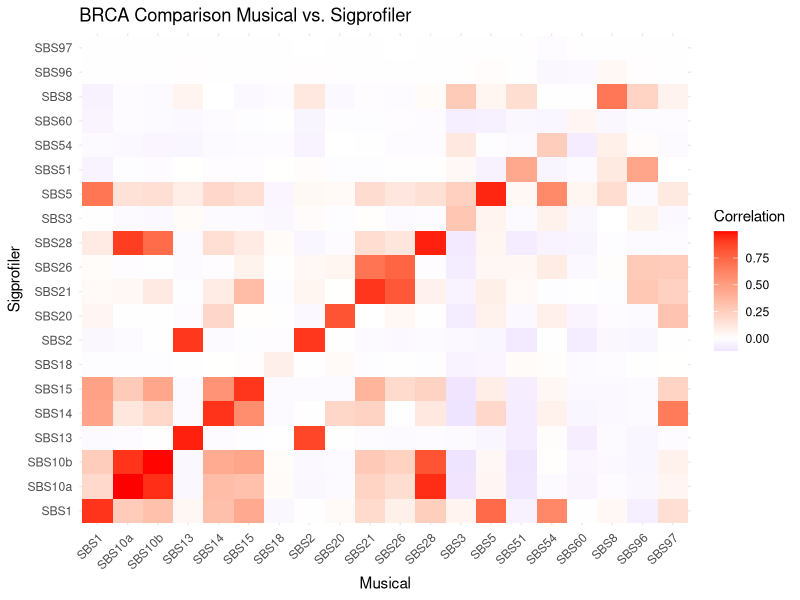
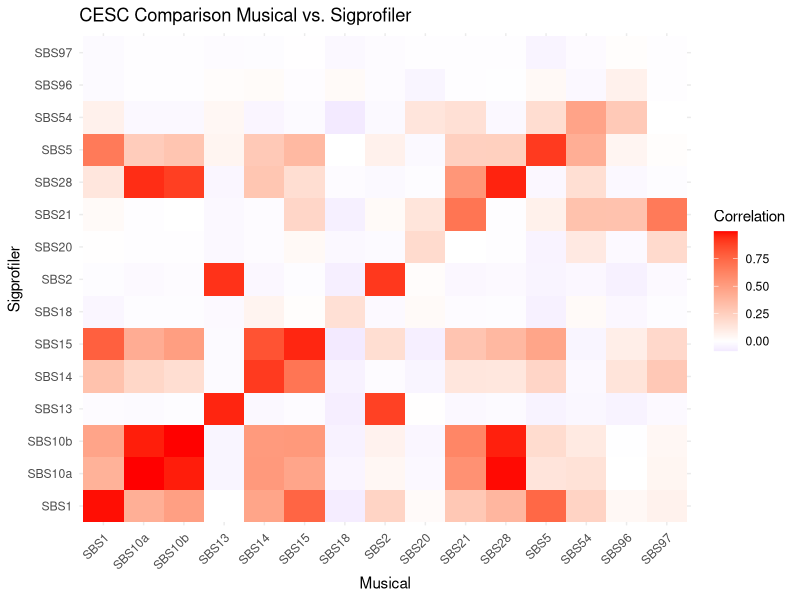
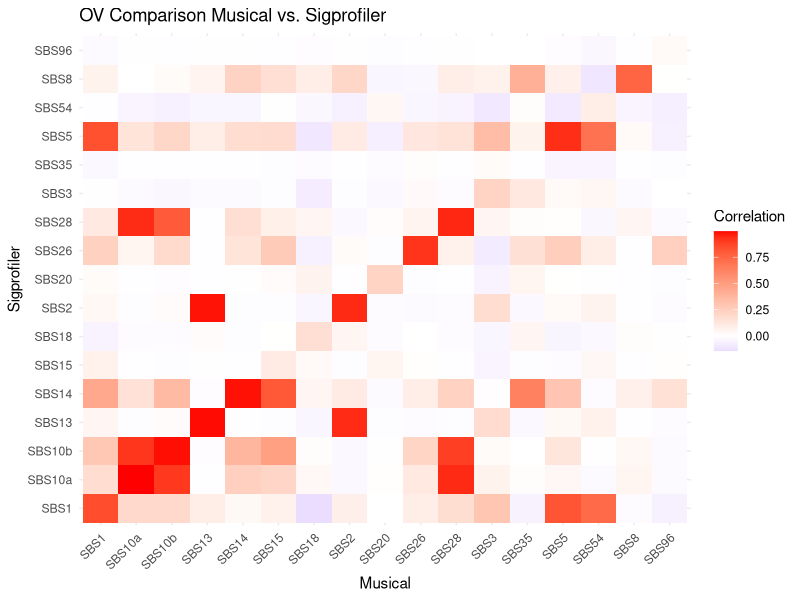
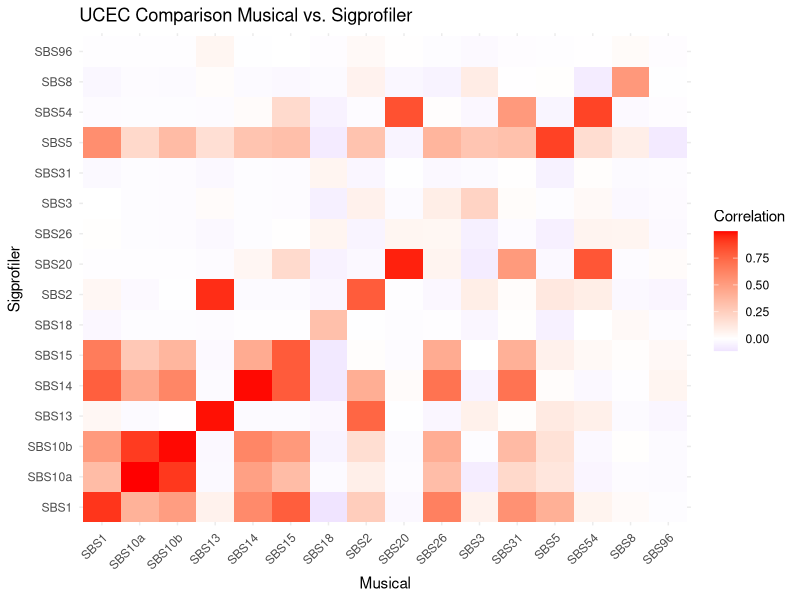
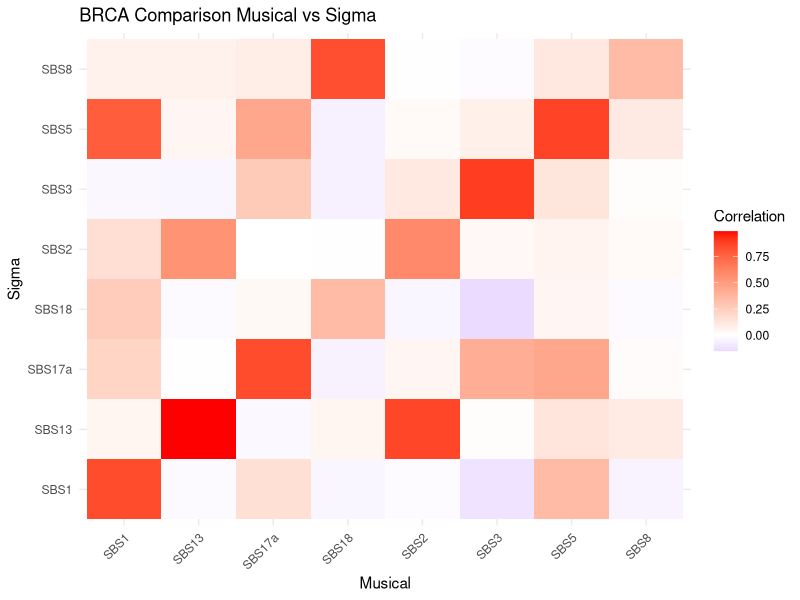
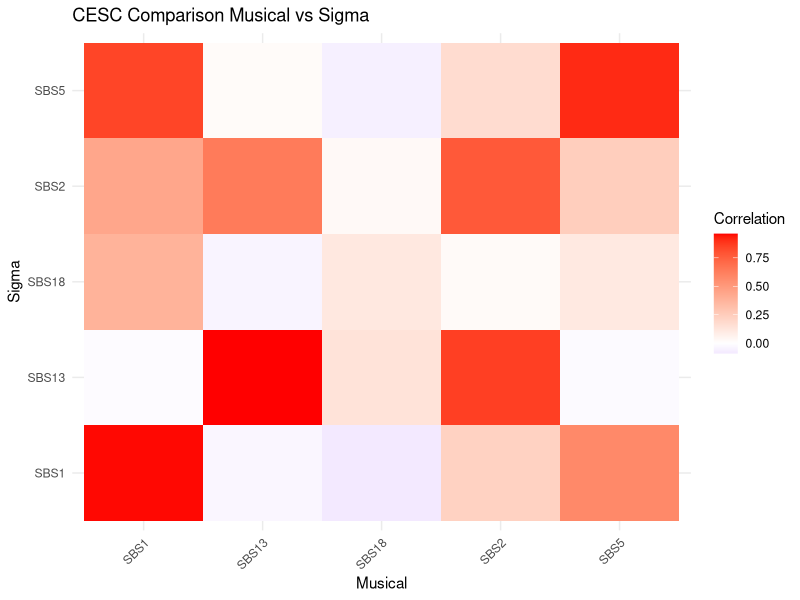
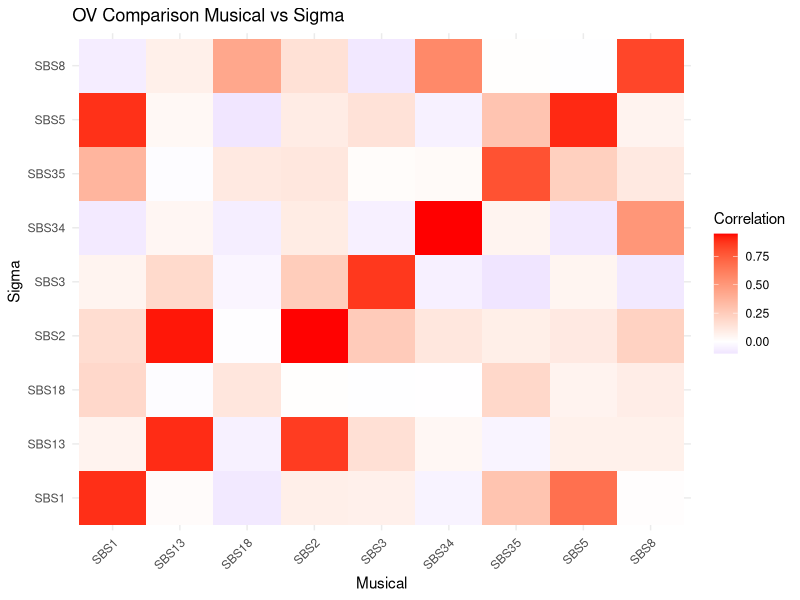
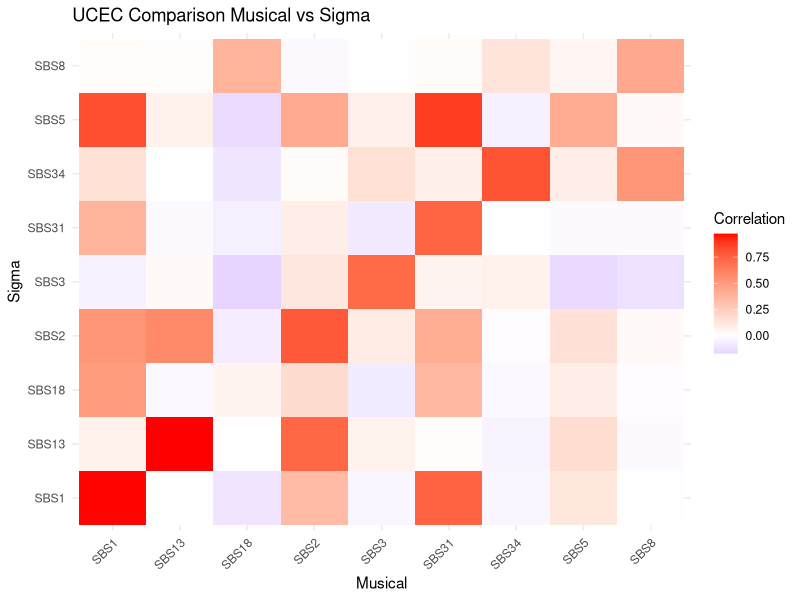

These figures' R source, in order:
## ---- chunk 1
knitr::opts_chunk$set(echo = TRUE)
setwd("/Users/adamwalker/Github_Desktop/Spring_2025/Advanced_integrative_omics")

## ---- chunk 2

library(tidyverse)

## ---- chunk 3

## Write a function to drop any columns that are all 0's
drop_zero_cols <- function(df) {
  df %>%
    select(where(~ any(. != 0)))
}

## Musical data
m_brca <- drop_zero_cols(read_csv("Final_input_matrices/Musically/brca_combined_H.csv"))
m_cesc <- drop_zero_cols(read_csv("Final_input_matrices/Musically/cesc_combined_H.csv"))
m_ov <- drop_zero_cols(read_csv("Final_input_matrices/Musically/ov_combined_H.csv"))
m_ucec <- drop_zero_cols(read_csv("Final_input_matrices/Musically/ucec_combined_H.csv"))

## Sigma data but na's are translated to 0's
s_brca <- drop_zero_cols(read_csv("Final_input_matrices/Sigma/250508_UseThis_SigMATCGA-BRCA.csv")) %>%
  mutate(across(everything(), ~ replace_na(., 0))) %>%
  ## Change column names from having "Signature_" to "SBS"
  rename_with(~ str_replace(., "Signature_", "SBS"), everything())
s_cesc <- drop_zero_cols(read_csv("Final_input_matrices/Sigma/250508_UseThis_SigMATCGA-CESC.csv")) %>%
  mutate(across(everything(), ~ replace_na(., 0))) %>%
  ## Change column names from having "Signature_" to "SBS"
  rename_with(~ str_replace(., "Signature_", "SBS"), everything())
s_ov <- drop_zero_cols(read_csv("Final_input_matrices/Sigma/250508_UseThis_SigMATCGA-OV.csv")) %>%
  mutate(across(everything(), ~ replace_na(., 0))) %>%
  ## Change column names from having "Signature_" to "SBS"
  rename_with(~ str_replace(., "Signature_", "SBS"), everything())
s_ucec <- drop_zero_cols(read_csv("Final_input_matrices/Sigma/250508_UseThis_SigMATCGA-UCEC.csv")) %>%
  mutate(across(everything(), ~ replace_na(., 0))) %>%
  ## Change column names from having "Signature_" to "SBS"
  rename_with(~ str_replace(., "Signature_", "SBS"), everything())


## Sigprofiler data
sp_brca <- drop_zero_cols(read_csv("Final_input_matrices/Sigprofiler/Activities_brca.csv"))
sp_cesc <- drop_zero_cols(read_csv("Final_input_matrices/Sigprofiler/Activities_cesc.csv"))
sp_ov <- drop_zero_cols(read_csv("Final_input_matrices/Sigprofiler/Activities_ov.csv"))
sp_ucec <- drop_zero_cols(read_csv("Final_input_matrices/Sigprofiler/Activities_ucec.csv"))



## ---- chunk 4

## Get the common columns between the two datasets
brca_common_cols <- intersect(colnames(m_brca), colnames(sp_brca))
cesc_common_cols <- intersect(colnames(m_cesc), colnames(sp_cesc))
ov_common_cols <- intersect(colnames(m_ov), colnames(sp_ov))
ucec_common_cols <- intersect(colnames(m_ucec), colnames(sp_ucec))

## Create a function to compare the two datasets
compare_datasets <- function(m_data, sp_data, common_cols) {
  m_data_filtered <- m_data %>%
    select(all_of(common_cols)) %>%
    mutate(across(everything(), as.numeric))
  
  sp_data_filtered <- sp_data %>%
    select(all_of(common_cols)) %>%
    mutate(across(everything(), as.numeric))
  
  comparison <- cor(m_data_filtered, sp_data_filtered, use = "pairwise.complete.obs")
  
  return(comparison)
}

## Compare the datasets
brca_comparison <- compare_datasets(m_brca, sp_brca, brca_common_cols)
cesc_comparison <- compare_datasets(m_cesc, sp_cesc, cesc_common_cols)
ov_comparison <- compare_datasets(m_ov, sp_ov, ov_common_cols)
ucec_comparison <- compare_datasets(m_ucec, sp_ucec, ucec_common_cols)

## Create a function to plot the comparison
plot_comparison <- function(comparison, title, c1, c2) {
  comparison_df <- as.data.frame(comparison)
  comparison_df$Feature <- rownames(comparison_df)
  
  comparison_long <- comparison_df %>%
    pivot_longer(-Feature, names_to = "Feature2", values_to = "Correlation")
  
  ggplot(comparison_long, aes(x = Feature, y = Feature2, fill = Correlation)) +
    geom_tile() +
    scale_fill_gradient2(low = "blue", mid = "white", high = "red", midpoint = 0) +
    theme_minimal() +
    labs(title = title, x = c(c1," Features"), y = c(c2," Features")) +
    theme(axis.text.x = element_text(angle = 45, hjust = 1))
}

## Plot the comparisons
brca_plot <- plot_comparison(brca_comparison, "BRCA Comparison Musical vs. Sigprofiler", "Musical", "Sigprofiler")
cesc_plot <- plot_comparison(cesc_comparison, "CESC Comparison Musical vs. Sigprofiler", "Musical", "Sigprofiler")
ov_plot <- plot_comparison(ov_comparison, "OV Comparison Musical vs. Sigprofiler", "Musical", "Sigprofiler")
ucec_plot <- plot_comparison(ucec_comparison, "UCEC Comparison Musical vs. Sigprofiler", "Musical", "Sigprofiler")

## Save the plots
ggsave("brca_comparison_spvm.png", plot = brca_plot, width = 10, height = 8)
ggsave("cesc_comparison_spvm.png", plot = cesc_plot, width = 10, height = 8)
ggsave("ov_comparison_spvm.png", plot = ov_plot, width = 10, height = 8)
ggsave("ucec_comparison_spvm.png", plot = ucec_plot, width = 10, height = 8)
## ---- chunk 5

## Get the common columns between the two datasets
brca_common_cols <- intersect(colnames(m_brca), colnames(s_brca))
cesc_common_cols <- intersect(colnames(m_cesc), colnames(s_cesc))
ov_common_cols <- intersect(colnames(m_ov), colnames(s_ov))
ucec_common_cols <- intersect(colnames(m_ucec), colnames(s_ucec))

## exclude "...1" column from common cols
brca_common_cols <- brca_common_cols[!brca_common_cols %in% c("...1")]
cesc_common_cols <- cesc_common_cols[!cesc_common_cols %in% c("...1")]
ov_common_cols <- ov_common_cols[!ov_common_cols %in% c("...1")]
ucec_common_cols <- ucec_common_cols[!ucec_common_cols %in% c("...1")]

## compare the datasets
brca_comparison <- compare_datasets(m_brca, s_brca, brca_common_cols)
cesc_comparison <- compare_datasets(m_cesc, s_cesc, cesc_common_cols)
ov_comparison <- compare_datasets(m_ov, s_ov, ov_common_cols)
ucec_comparison <- compare_datasets(m_ucec, s_ucec, ucec_common_cols)

## Plot the comparisons
brca_plot <- plot_comparison(brca_comparison, "BRCA Comparison Musical vs Sigma", "Musical", "Sigma")
cesc_plot <- plot_comparison(cesc_comparison, "CESC Comparison Musical vs Sigma", "Musical", "Sigma")
ov_plot <- plot_comparison(ov_comparison, "OV Comparison Musical vs Sigma", "Musical", "Sigma")
ucec_plot <- plot_comparison(ucec_comparison, "UCEC Comparison Musical vs Sigma", "Musical", "Sigma")

## Save the plots
ggsave("brca_comparison_musical_sigma.png", plot = brca_plot, width = 10, height = 8)
ggsave("cesc_comparison_musical_sigma.png", plot = cesc_plot, width = 10, height = 8)
ggsave("ov_comparison_musical_sigma.png", plot = ov_plot, width = 10, height = 8)
ggsave("ucec_comparison_musical_sigma.png", plot = ucec_plot, width = 10, height = 8)
## ---- chunk 6
## Get the common columns between the two datasets
brca_common_cols <- intersect(colnames(sp_brca), colnames(s_brca))
cesc_common_cols <- intersect(colnames(sp_cesc), colnames(s_cesc))
ov_common_cols <- intersect(colnames(sp_ov), colnames(s_ov))
ucec_common_cols <- intersect(colnames(sp_ucec), colnames(s_ucec))

## compare the datasets
brca_comparison <- compare_datasets(sp_brca, s_brca, brca_common_cols)
cesc_comparison <- compare_datasets(sp_cesc, s_cesc, cesc_common_cols)
ov_comparison <- compare_datasets(sp_ov, s_ov, ov_common_cols)
ucec_comparison <- compare_datasets(sp_ucec, s_ucec, ucec_common_cols)

## Plot the comparisons
brca_plot <- plot_comparison(brca_comparison, "BRCA Comparison Sigprofiler and Sigma", "Sigprofiler", "Sigma")
cesc_plot <- plot_comparison(cesc_comparison, "CESC Comparison Sigprofiler and Sigma", "Sigprofiler", "Sigma")
ov_plot <- plot_comparison(ov_comparison, "OV Comparison Sigprofiler and Sigma", "Sigprofiler", "Sigma")
ucec_plot <- plot_comparison(ucec_comparison, "UCEC Comparison Sigprofiler and Sigma", "Sigprofiler", "Sigma")

## Save the plots
ggsave("brca_comparison_sp_sigma.png", plot = brca_plot, width = 10, height = 8)
ggsave("cesc_comparison_sp_sigma.png", plot = cesc_plot, width = 10, height = 8)
ggsave("ov_comparison_sp_sigma.png", plot = ov_plot, width = 10, height = 8)
ggsave("ucec_comparison_sp_sigma.png", plot = ucec_plot, width = 10, height = 8)

